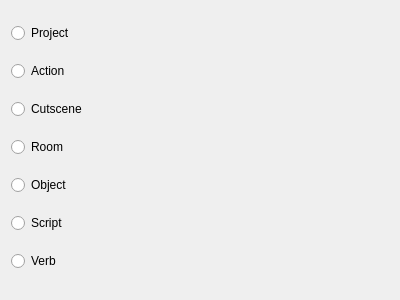
<?xml version="1.0" encoding="UTF-8"?>
<ui version="4.0">
 <class>WizardPageStart</class>
 <widget class="QWizardPage" name="WizardPageStart">
  <property name="geometry">
   <rect>
    <x>0</x>
    <y>0</y>
    <width>400</width>
    <height>300</height>
   </rect>
  </property>
  <property name="windowTitle">
   <string>WizardPage</string>
  </property>
  <property name="title">
   <string>Create New</string>
  </property>
  <layout class="QVBoxLayout" name="verticalLayout">
   <item>
    <widget class="QRadioButton" name="radioProject">
     <property name="text">
      <string>Project</string>
     </property>
    </widget>
   </item>
   <item>
    <widget class="QRadioButton" name="radioAction">
     <property name="text">
      <string>Action</string>
     </property>
    </widget>
   </item>
   <item>
    <widget class="QRadioButton" name="radioCutscene">
     <property name="text">
      <string>Cutscene</string>
     </property>
    </widget>
   </item>
   <item>
    <widget class="QRadioButton" name="radioRoom">
     <property name="text">
      <string>Room</string>
     </property>
    </widget>
   </item>
   <item>
    <widget class="QRadioButton" name="radioObject">
     <property name="text">
      <string>Object</string>
     </property>
    </widget>
   </item>
   <item>
    <widget class="QRadioButton" name="radioScript">
     <property name="text">
      <string>Script</string>
     </property>
    </widget>
   </item>
   <item>
    <widget class="QRadioButton" name="radioVerb">
     <property name="text">
      <string>Verb</string>
     </property>
    </widget>
   </item>
  </layout>
 </widget>
 <resources/>
 <connections/>
</ui>
